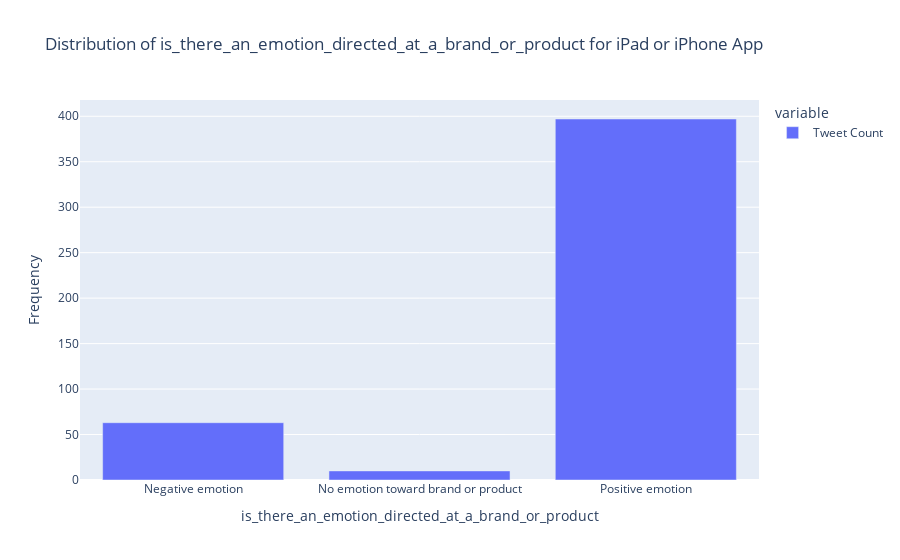

Source (notebook cell):
### Markdown cell above
From the above output, it seems like the overwhelmingly majority of tweets directed towards the iPad are positive with still a small but considerable fraction of tweets towards the iPad as negative and a very small fraction of tweets towards the iPad as either neutral or unknown emotion.   
Positive emotion = 793  
Negative emotion = 125  
No emotion toward brand or product = 125  
I can't tell = 4  
Surprisingly enough, there are way more tweets directed to the iPad (an Apple product itself) than the actual company, Apple itself.  

*iPad or iPhone Apps*

### Code cell
apple_app_tweets = df[df['emotion_in_tweet_is_directed_at'] == 'iPad or iPhone App']
apple_app_sentiment = apple_app_tweets.groupby('is_there_an_emotion_directed_at_a_brand_or_product').count()['tweet_text']
apple_app_sentiment.name = 'Tweet Count'
fig = px.bar(apple_app_sentiment, title='Distribution of is_there_an_emotion_directed_at_a_brand_or_product for iPad or iPhone App')
fig.update_yaxes(title='Frequency')
fig.show();

### Figure 1 — Plotly figure (JSON) as saved in the notebook; plotly's stock layout.template omitted (floating-point values rounded to 4 significant figures)
{"data": [{"alignmentgroup": "True", "hovertemplate": "variable=Tweet Count<br>is_there_an_emotion_directed_at_a_brand_or_product=%{x}<br>value=%{y}<extra></extra>", "legendgroup": "Tweet Count", "marker": {"color": "#636efa"}, "name": "Tweet Count", "offsetgroup": "Tweet Count", "orientation": "v", "showlegend": true, "textposition": "auto", "type": "bar", "x": ["Negative emotion", "No emotion toward brand or product", "Positive emotion"], "xaxis": "x", "y": [63, 10, 397], "yaxis": "y"}], "layout": {"barmode": "relative", "legend": {"title": {"text": "variable"}, "tracegroupgap": 0}, "title": {"text": "Distribution of is_there_an_emotion_directed_at_a_brand_or_product for iPad or iPhone App"}, "xaxis": {"anchor": "y", "domain": [0, 1], "title": {"text": "is_there_an_emotion_directed_at_a_brand_or_product"}}, "yaxis": {"anchor": "x", "domain": [0, 1], "title": {"text": "Frequency"}}}}
